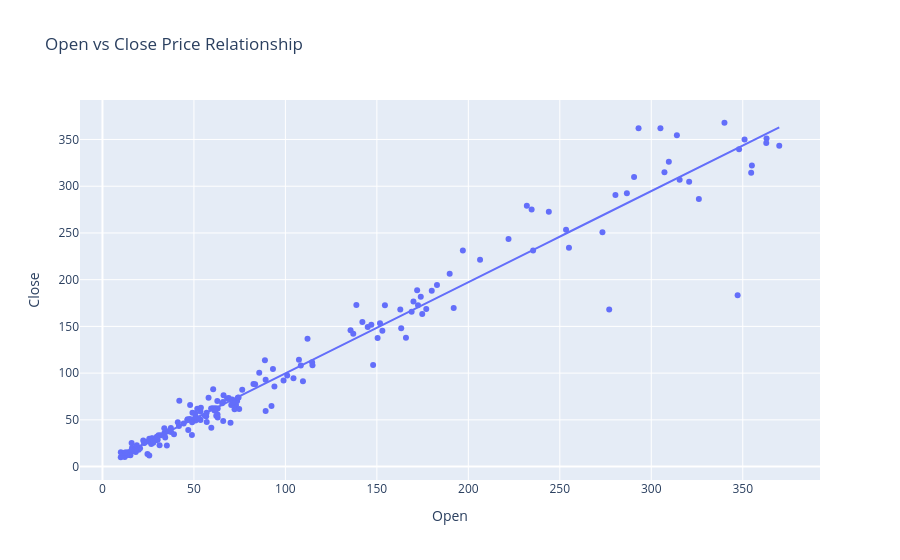

Notebook cell for this chart:
### Markdown cell above
#### Chart - 8 - Open vs Close (Scatter Plot)

### Code cell
# Chart - 8 visualization code
fig8 = px.scatter(df, x='Open', y='Close', trendline='ols', title='Open vs Close Price Relationship')
fig8.show()

### Figure 1 — Plotly figure (JSON) as saved in the notebook; plotly's stock layout.template omitted (floating-point values rounded to 4 significant figures; data arrays with more than 128 entries replaced by an {"elided": "..."} marker saying what was removed)
{"data": [{"hovertemplate": "Open=%{x}<br>Close=%{y}<extra></extra>", "legendgroup": "", "marker": {"color": "#636efa", "symbol": "circle"}, "mode": "markers", "name": "", "orientation": "v", "showlegend": false, "type": "scatter", "x": {"elided": "185 float values"}, "xaxis": "x", "y": {"elided": "185 float values"}, "yaxis": "y"}, {"hovertemplate": "<b>OLS trendline</b><br>Close = 0.975037 * Open + 2.29798<br>R<sup>2</sup>=0.956427<br><br>Open=%{x}<br>Close=%{y} <b>(trend)</b><extra></extra>", "legendgroup": "", "marker": {"color": "#636efa", "symbol": "circle"}, "mode": "lines", "name": "", "showlegend": false, "type": "scatter", "x": {"elided": "185 float values"}, "xaxis": "x", "y": {"elided": "185 float values"}, "yaxis": "y"}], "layout": {"legend": {"tracegroupgap": 0}, "title": {"text": "Open vs Close Price Relationship"}, "xaxis": {"anchor": "y", "domain": [0, 1], "title": {"text": "Open"}}, "yaxis": {"anchor": "x", "domain": [0, 1], "title": {"text": "Close"}}}}
